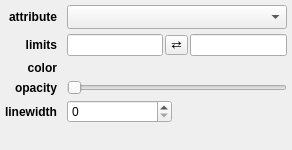
<?xml version="1.0" encoding="UTF-8"?>
<ui version="4.0">
 <class>Form</class>
 <widget class="QWidget" name="Form">
  <property name="geometry">
   <rect>
    <x>0</x>
    <y>0</y>
    <width>292</width>
    <height>150</height>
   </rect>
  </property>
  <property name="windowTitle">
   <string>Form</string>
  </property>
  <layout class="QGridLayout" name="gridLayout">
   <property name="leftMargin">
    <number>5</number>
   </property>
   <property name="topMargin">
    <number>5</number>
   </property>
   <property name="rightMargin">
    <number>5</number>
   </property>
   <property name="bottomMargin">
    <number>5</number>
   </property>
   <property name="horizontalSpacing">
    <number>10</number>
   </property>
   <property name="verticalSpacing">
    <number>5</number>
   </property>
   <item row="0" column="0">
    <widget class="QLabel" name="label_4">
     <property name="font">
      <font>
       <weight>75</weight>
       <bold>true</bold>
      </font>
     </property>
     <property name="text">
      <string>attribute</string>
     </property>
     <property name="alignment">
      <set>Qt::AlignRight|Qt::AlignTrailing|Qt::AlignVCenter</set>
     </property>
    </widget>
   </item>
   <item row="2" column="1" colspan="2">
    <layout class="QHBoxLayout" name="layout_limits">
     <property name="spacing">
      <number>2</number>
     </property>
     <item>
      <widget class="QLineEdit" name="valuetext_v_min"/>
     </item>
     <item>
      <widget class="QToolButton" name="button_flip_limits">
       <property name="styleSheet">
        <string notr="true">padding: 0px</string>
       </property>
       <property name="text">
        <string>⇄</string>
       </property>
      </widget>
     </item>
     <item>
      <widget class="QLineEdit" name="valuetext_v_max"/>
     </item>
    </layout>
   </item>
   <item row="6" column="1" colspan="2">
    <spacer name="horizontalSpacer">
     <property name="orientation">
      <enum>Qt::Horizontal</enum>
     </property>
     <property name="sizeHint" stdset="0">
      <size>
       <width>40</width>
       <height>5</height>
      </size>
     </property>
    </spacer>
   </item>
   <item row="3" column="1">
    <widget class="QColorBox" name="color_color">
     <property name="sizePolicy">
      <sizepolicy hsizetype="Preferred" vsizetype="Minimum">
       <horstretch>0</horstretch>
       <verstretch>0</verstretch>
      </sizepolicy>
     </property>
     <property name="text">
      <string/>
     </property>
    </widget>
   </item>
   <item row="3" column="0">
    <widget class="QLabel" name="label_2">
     <property name="font">
      <font>
       <weight>75</weight>
       <bold>true</bold>
      </font>
     </property>
     <property name="text">
      <string>color</string>
     </property>
     <property name="alignment">
      <set>Qt::AlignRight|Qt::AlignTrailing|Qt::AlignVCenter</set>
     </property>
    </widget>
   </item>
   <item row="5" column="1">
    <widget class="QSpinBox" name="value_linewidth"/>
   </item>
   <item row="7" column="1">
    <spacer name="verticalSpacer">
     <property name="orientation">
      <enum>Qt::Vertical</enum>
     </property>
     <property name="sizeHint" stdset="0">
      <size>
       <width>20</width>
       <height>40</height>
      </size>
     </property>
    </spacer>
   </item>
   <item row="4" column="1" colspan="2">
    <widget class="QSlider" name="value_alpha">
     <property name="maximum">
      <number>100</number>
     </property>
     <property name="orientation">
      <enum>Qt::Horizontal</enum>
     </property>
    </widget>
   </item>
   <item row="4" column="0">
    <widget class="QLabel" name="label">
     <property name="font">
      <font>
       <weight>75</weight>
       <bold>true</bold>
      </font>
     </property>
     <property name="text">
      <string>opacity</string>
     </property>
     <property name="alignment">
      <set>Qt::AlignRight|Qt::AlignTrailing|Qt::AlignVCenter</set>
     </property>
    </widget>
   </item>
   <item row="5" column="0">
    <widget class="QLabel" name="label_3">
     <property name="font">
      <font>
       <weight>75</weight>
       <bold>true</bold>
      </font>
     </property>
     <property name="text">
      <string>linewidth</string>
     </property>
     <property name="alignment">
      <set>Qt::AlignRight|Qt::AlignTrailing|Qt::AlignVCenter</set>
     </property>
    </widget>
   </item>
   <item row="2" column="0">
    <widget class="QLabel" name="label_limits">
     <property name="font">
      <font>
       <weight>75</weight>
       <bold>true</bold>
      </font>
     </property>
     <property name="text">
      <string>limits</string>
     </property>
     <property name="alignment">
      <set>Qt::AlignRight|Qt::AlignTrailing|Qt::AlignVCenter</set>
     </property>
    </widget>
   </item>
   <item row="0" column="1" colspan="2">
    <widget class="QComboBox" name="combosel_attribute">
      <property name="sizeAdjustPolicy">
       <enum>QComboBox::AdjustToMinimumContentsLengthWithIcon</enum>
      </property>
    </widget>
   </item>
  </layout>
 </widget>
 <customwidgets>
  <customwidget>
   <class>QColorBox</class>
   <extends>QLabel</extends>
   <header>glue.utils.qt.colors</header>
  </customwidget>
 </customwidgets>
 <resources/>
 <connections/>
</ui>
